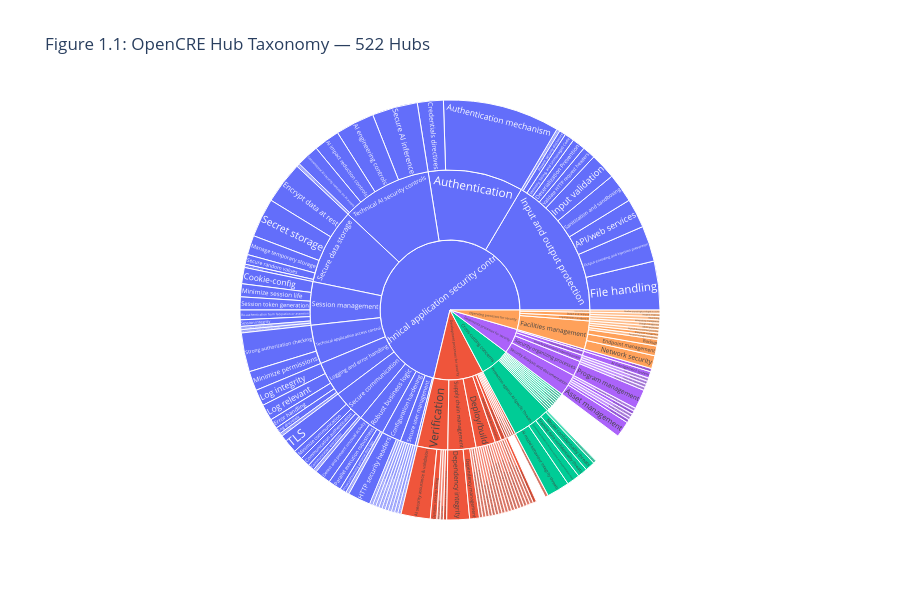

Notebook source saved alongside this figure:
### Code cell
"""
Interactive sunburst chart of the OpenCRE hub taxonomy.

Visualizes the parent-child hierarchy of all 522 OpenCRE hubs as concentric rings.
maxdepth=3 prevents the chart from becoming unreadable (the full tree is ~7 levels).
Uses Plotly for interactive drill-down — click a ring segment to zoom into that subtree.

This figure establishes the "target space" for the rest of the notebook:
every TRACT assignment maps a control to one of these hub nodes.
"""
# Build parallel arrays for Plotly Sunburst: ids, labels (display names), parents
ids, names, parents = [], [], []
for hub_id, hub in sorted(hubs.items()):
    ids.append(hub_id)
    names.append(hub["name"])
    parents.append(hub.get("parent_id") or "")  # Root hubs have no parent

fig = go.Figure(go.Sunburst(
    ids=ids,
    labels=names,
    parents=parents,
    maxdepth=3,  # Show only top 3 levels to keep the chart readable
))
fig_num = fig_counter.next(1)
plotly_with_fallback(fig, fig_num, "OpenCRE Hub Taxonomy — 522 Hubs")

### Figure 1 — Plotly figure (JSON) as saved in the notebook; plotly's stock layout.template omitted (floating-point values rounded to 4 significant figures; data arrays with more than 128 entries replaced by an {"elided": "..."} marker saying what was removed)
{"data": [{"ids": {"elided": "522 str values"}, "labels": {"elided": "522 str values"}, "maxdepth": 3, "parents": {"elided": "522 str values"}, "type": "sunburst"}], "layout": {"height": 600, "title": {"text": "Figure 1.1: OpenCRE Hub Taxonomy — 522 Hubs"}, "width": 900}}
